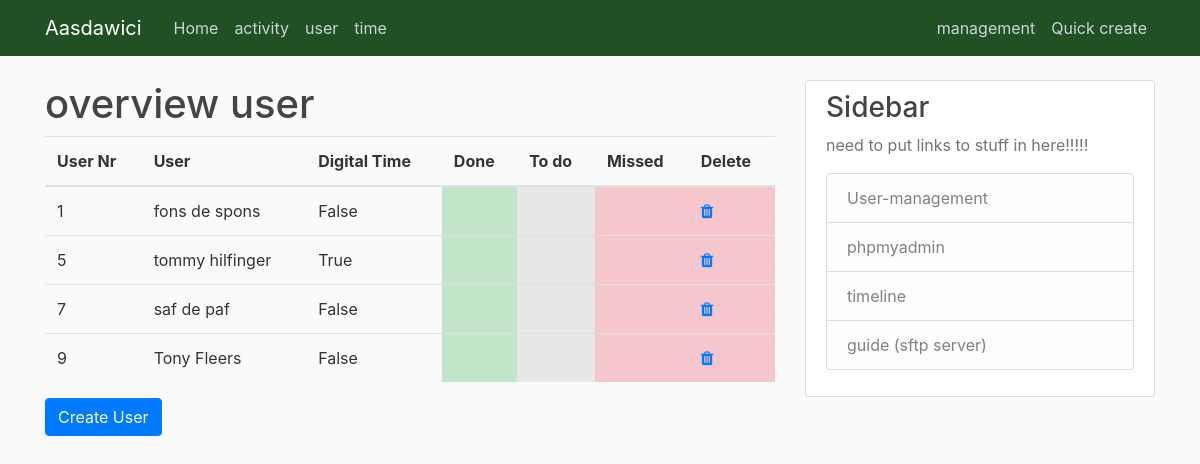
The page /overview-user/ on the database its author committed.
### overview/models.py (models this page shows, shortened)
class UserA(models.Model):
    userID = models.AutoField(primary_key=True)
    userName = models.TextField()
    allowDigitalTime = models.BooleanField(default=False)

### overview/views.py (the view)
# urls.py: path('overview-user/', views.user, name='overview-user'),
def user(request):
    content = {
        'activities': Activity.objects.all(),
        'users': UserA.objects.all()
    }
    return render(request, 'overview/overview-user.html', content)

### overview/templates/overview/overview-user.html
{% extends 'overview/base.html' %}
{% block content %}
<h1>overview user</h1>
        <table class="table">
            <thead>
                <tr>
                    <th>User Nr</th>
                    <th>User</th>
                    <th>Digital Time</th>
                    <th>Done</th>
                    <th>To do</th>
                    <th>Missed</th>
                    <th>Delete</th>
                </tr>
            </thead>
            <tbody>
    {% for user in users %}
            <tr>
                <td scope="row">{{user.userID}}</td>
                <td>{{user.userName}}</td>
                <td>{{user.allowDigitalTime}}</td>
                <td class="table-success"></td>
                <td class="table-active"></td>
                <td class="table-danger"></td>
                <td class="table-danger"><a href="{% url 'creationEngine-deleteUser' user.userID %}"><i class="fa fa-trash" aria-hidden="false"></i></a></td>
            </tr>
    {% endfor %}
        </tbody>
    </table>
<a name="" id="" class="btn btn-primary" href="{% url 'creationEngine-createUser' %}" role="button">Create User</a>
{% endblock %}

### overview/static/overview/main.css (style rules this page uses)
body { background: #fafafa; color: #333333; margin-top: 5rem; }
h1, h2, h3, h4, h5, h6 { color: #444444; }

### rows shown on the page
UserA: userID "1", userName "fons de spons", allowDigitalTime "False"
UserA: userID "5", userName "tommy hilfinger", allowDigitalTime "True"
UserA: userID "7", userName "saf de paf", allowDigitalTime "False"
UserA: userID "9", userName "Tony Fleers", allowDigitalTime "False"
